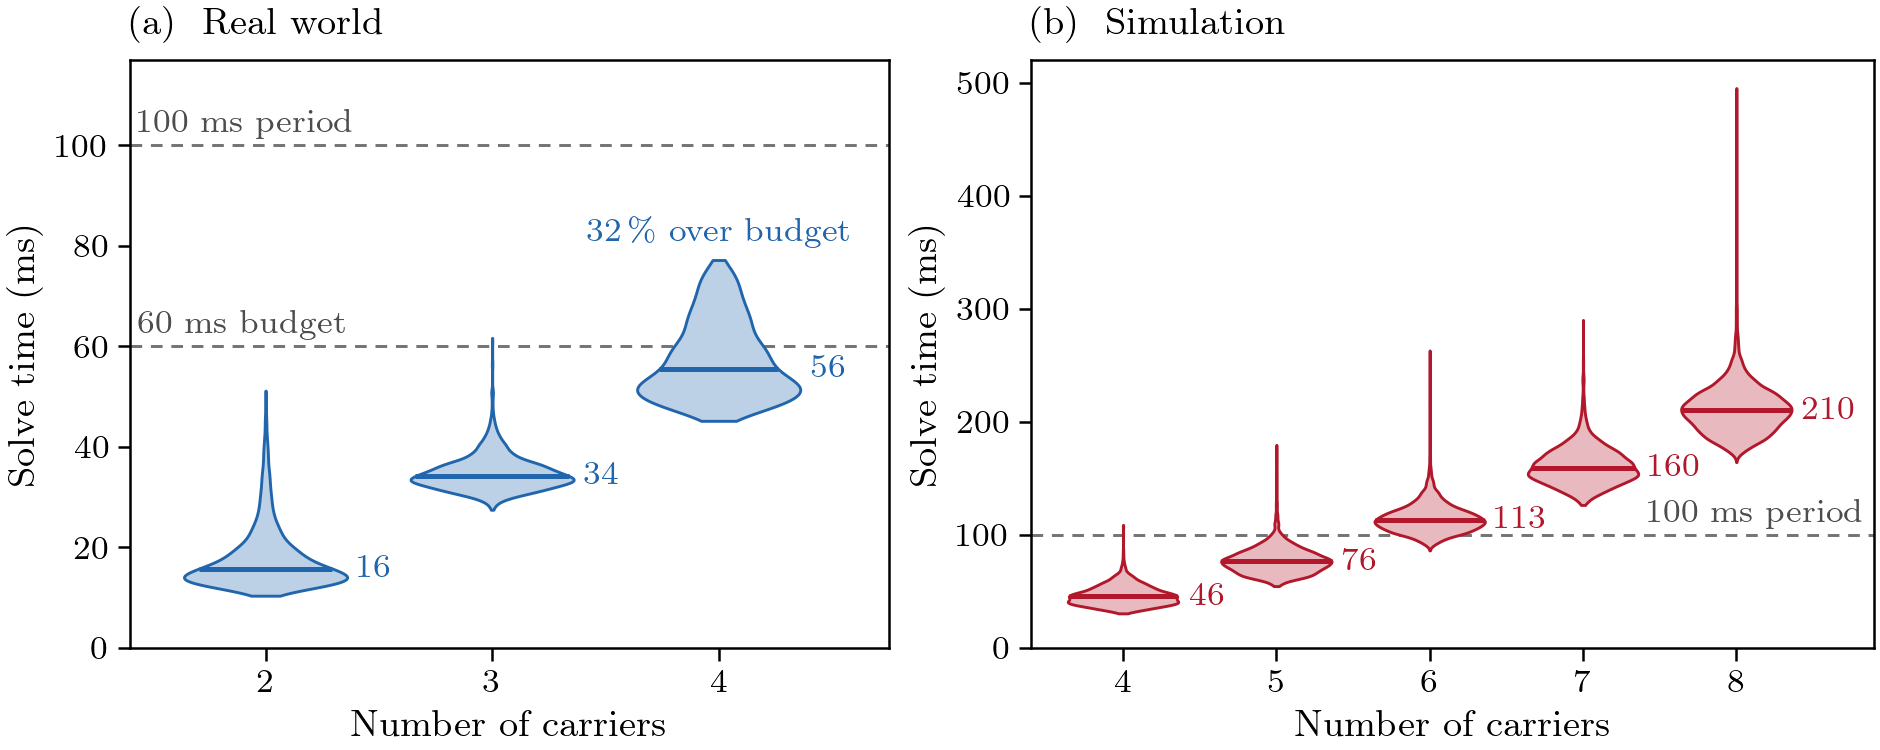

The Python source for this figure:
#!/usr/bin/env python3
"""The planner's solve time per tick against the number of carriers, as flown at five SQP iterations per tick.

Message: the solve grows with the team. On the ground computer, in flight, every solve finished inside the 100 ms
period; the median was 16, 34 and 56 ms with two, three and four carriers, and with four a third of the solves ran
past the 60 ms budget. In simulation, on a different computer, the median grew to 210 ms with eight.
Hero: (a) the real-world distributions (violins), the 60 ms budget and the 100 ms period dashed grey. (b) the same in
simulation, smaller and in the other colour: a different computer, no budget, and slower than real time.
Left out: the rest of the tick (references, publishing, logging: in index.md), the 22 Oct flights (an older code
tree, 0.55 m cables), ticks without a solve (log rows whose `published` is not 'solved' repeat the last solve time:
after touchdown and before the lift), the budget line in (b) (the simulation has none). Each violin spans all its solves.
Data: the planner log (logs/dissipative_planner/*/log.csv), phase 'planner', published 'solved', solve_ms grouped by
its column n. Real world: 28 Oct (pair) and 29 Oct (triangle, four) flights, tree 413ec0e (the planner unchanged in
the working copy). Simulation: lab batch 18 (R2764-R2779), tree week7 63b504f, two runs at a time, RTF 0.22-0.25.
"""
import glob
import os
import sys

import numpy as np
import pandas as pd

sys.path.insert(0, os.path.dirname(os.path.abspath(__file__)))
from review30_style import S, TEXT  # noqa: E402

RIG = os.path.join(S.REPO, 'results', 'rig')
REAL = {2: [('2026-10-28', f) for f in ('f2a', 'ls2a', 'ls2b_4', 'f2b', 'f2c')],
        3: [('2026-10-29', f) for f in ('sq2_5', 'sq3', 'sq4_5', 'sq5_2', 'k1_4')],
        4: [('2026-10-29', f) for f in ('h4', 'h4f_3', 'f4')]}
SIM = [f'R{r}' for r in range(2764, 2780)]
BUDGET_MS, PERIOD_MS = 60.0, 100.0


def solved(path):
    d = pd.read_csv(path, low_memory=False)
    return d[(d.phase == 'planner') & (d.published == 'solved')]


def load_real():
    out = {}
    for n, flights in REAL.items():
        parts = []
        for day, name in flights:
            (path,) = glob.glob(os.path.join(RIG, day, f'{name}_logs', 'logs', 'dissipative_planner', '*', 'log.csv'))
            p = solved(path)
            assert (p.n == n).all(), (name, sorted(p.n.unique()))
            parts.append(p)
        out[n] = pd.concat(parts)
    return out


def load_sim():
    out = {}
    for rid in SIM:
        (path,) = glob.glob(os.path.join(S.REPO, 'results', '2026-10-2*', f'{rid}_*', 'logs', 'dissipative_planner',
                                         '*', 'log.csv'))
        for n, g in solved(path).groupby('n'):
            out.setdefault(int(n), []).append(g)
    return {n: pd.concat(v) for n, v in sorted(out.items())}


def summary(label, groups):
    print(f'{label}: n, ticks, solve p50 / p95 / max (ms), over {BUDGET_MS:.0f} ms, cut short (<5 SQP), '
          f'tick p50 / p95 (ms), tick over {PERIOD_MS:.0f} ms')
    for n, g in groups.items():
        s, t = g.solve_ms.to_numpy(float), g.tick_ms.to_numpy(float)
        print(f'  {n}  {s.size:5d}  {np.median(s):6.1f} {np.percentile(s, 95):6.1f} {s.max():6.1f}  '
              f'{100 * np.mean(s > BUDGET_MS):5.1f} %  {100 * np.mean(g.sqp_calls < 5):4.1f} %  '
              f'{np.median(t):6.1f} {np.percentile(t, 95):6.1f}  {100 * np.mean(t > PERIOD_MS):4.1f} %')


def tint(colour, a):
    """colour mixed with white: a = 1 is the colour, 0 is white."""
    rgb = np.array(S.plt.matplotlib.colors.to_rgb(colour))
    return tuple(1.0 - a * (1.0 - rgb))


def violins(ax, groups, colour, half_width=0.36):
    """One violin per team size over all its solves, shortest to longest: a Gaussian kernel density (Scott's
    bandwidth) scaled to the same widest half-width for every team size; the median as a bar across it, its value
    beside it."""
    from scipy.stats import gaussian_kde
    for n, g in groups.items():
        s = g.solve_ms.to_numpy(float)
        y = np.linspace(s.min(), s.max(), 400)
        dens = gaussian_kde(s)(y)
        w = half_width * dens / dens.max()
        ax.fill_betweenx(y, n - w, n + w, facecolor=tint(colour, 0.3), edgecolor=colour, lw=0.7, zorder=2)
        med = float(np.median(s))
        wm = float(np.interp(med, y, w))
        ax.plot([n - wm, n + wm], [med, med], color=colour, lw=S.LW_HERO, solid_capstyle='butt', zorder=3)
        ax.annotate(f'{med:.0f}', xy=(n + w.max(), med), xytext=(2.5, 0), textcoords='offset points', ha='left',
                    va='center', fontsize=8, color=colour)


def ref(ax, y, text, x, ha):
    ax.axhline(y, **S.REF)
    ax.annotate(text, xy=(x, y), xycoords=('axes fraction', 'data'), xytext=(2 if ha == 'left' else -2, 1.5),
                textcoords='offset points', ha=ha, va='bottom', fontsize=8, color=TEXT)


def main():
    real, sim = load_real(), load_sim()
    summary('real world', real)
    summary('simulation', sim)

    S.setup()
    fig = S.figure('full', 2.5)
    gs = fig.add_gridspec(1, 2, width_ratios=[3.6, 4.0])
    ax_r, ax_s = fig.add_subplot(gs[0]), fig.add_subplot(gs[1])

    violins(ax_r, real, S.BLUE)
    violins(ax_s, sim, S.RED)

    # (a) the budget and the period of the ground computer; (b) the period only (no budget in simulation, and its
    # period is simulated time)
    ref(ax_r, BUDGET_MS, '60 ms budget', 0.0, 'left')
    ref(ax_r, PERIOD_MS, '100 ms period', 0.0, 'left')
    ref(ax_s, PERIOD_MS, '100 ms period', 1.0, 'right')
    s4 = real[4].solve_ms.to_numpy(float)
    ax_r.annotate(f'{100 * np.mean(s4 > BUDGET_MS):.0f}\\,\\% over budget', xy=(4, s4.max()), xytext=(0, 3),
                  textcoords='offset points', ha='center', va='bottom', fontsize=8, color=S.BLUE)

    ax_r.set_xlim(1.4, 4.75)
    ax_r.set_xticks([2, 3, 4])
    ax_r.set_ylim(0, 117)
    ax_r.set_yticks([0, 20, 40, 60, 80, 100])
    ax_s.set_xlim(3.4, 8.9)
    ax_s.set_xticks([4, 5, 6, 7, 8])
    ax_s.set_ylim(0, 520)
    ax_s.set_yticks([0, 100, 200, 300, 400, 500])
    for ax in (ax_r, ax_s):
        ax.set_ylabel('Solve time (ms)')
        ax.set_xlabel('Number of carriers')
    S.panel(ax_r, 'a', 'Real world')
    S.panel(ax_s, 'b', 'Simulation')
    S.save(fig, 'fig_solve_time')


if __name__ == '__main__':
    main()
